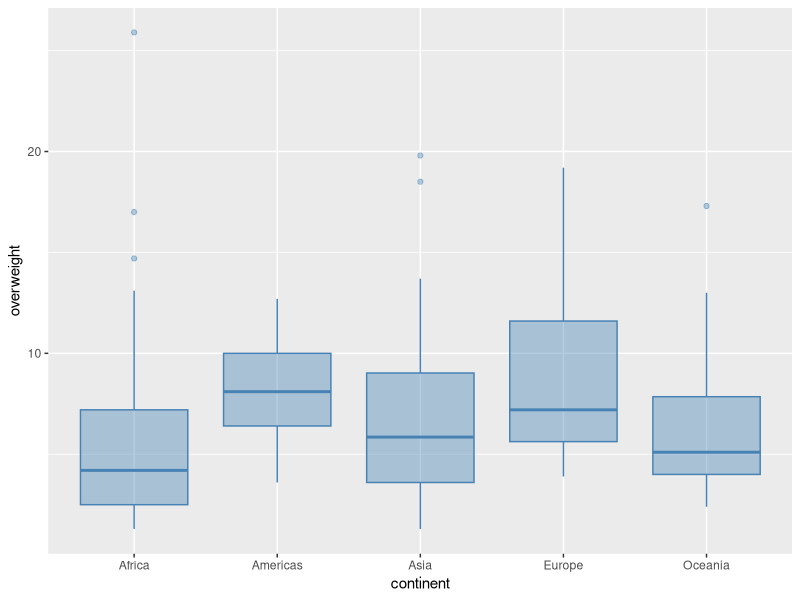

R code for this plot:
library(tidyverse)

world_bank_countries <- read_csv("data/world_bank_countries.csv")

world_bank_countries %>% 
  filter(year == 2017) %>% 
  ggplot(aes(x = continent,
             y = overweight)) +
  geom_boxplot(fill = "steelblue",
               color = "steelblue",
               alpha = .4)
